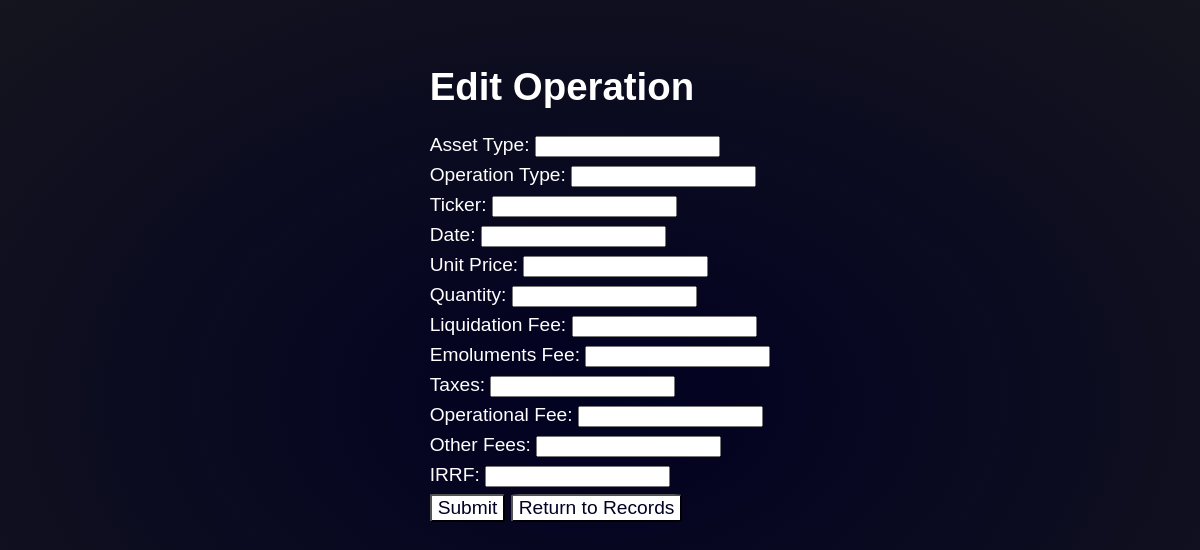
Page /edit/118 on the earlier database version.
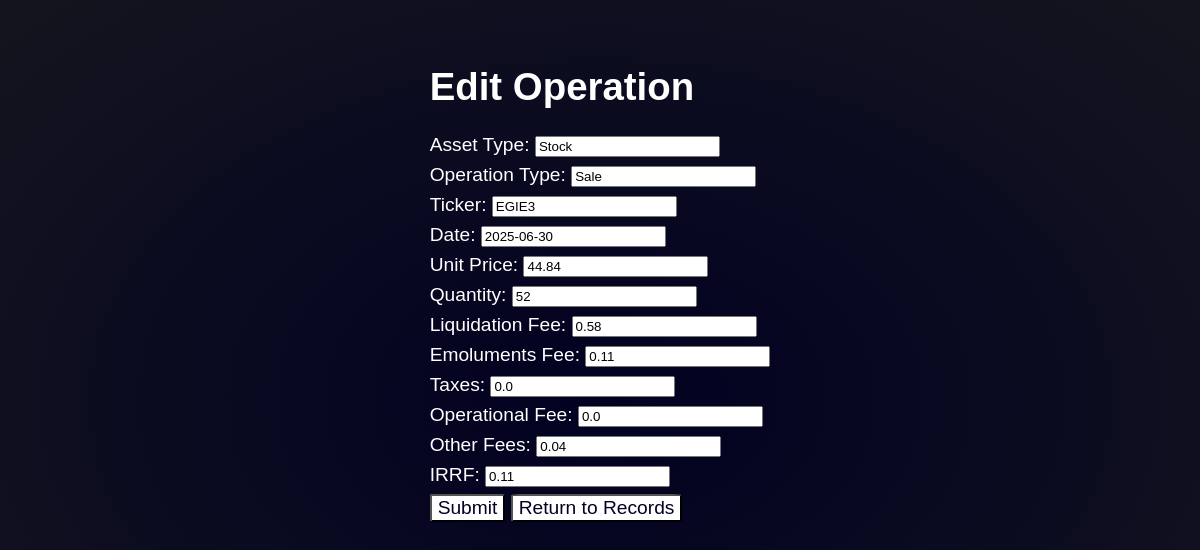
Same page on the later database version.
### tables this page shows
CREATE TABLE operations (
            id INTEGER PRIMARY KEY AUTOINCREMENT,
            asset_type TEXT NOT NULL,
            operation_type TEXT NOT NULL,
            ticker TEXT NOT NULL,
            date TEXT NOT NULL,
            unit_price REAL NOT NULL,
            quantity INTEGER NOT NULL,
            liquidation_fee REAL NOT NULL,
            emoluments_fee REAL NOT NULL,
            taxes REAL NOT NULL DEFAULT 0,
            operational_fee REAL NOT NULL DEFAULT 0,
            other_fees REAL NOT NULL DEFAULT 0,
            irrf REAL NOT NULL DEFAULT 0,
            timestamp DATETIME NOT NULL
        );

### app.py (the view)
@app.route("/edit/<int:id>", methods=["POST", "GET"])
def edit(id):
    operation = get_operation_by_id(id)
    page = request.args.get("page", 1)
    return render_template("edit.html", operation=operation, page=page)

### utils.py (called while the page is built)
def get_operation_by_id(id):
    dir_path = os.path.join(os.getcwd(), "database")
    connection = sqlite3.connect(os.path.join(dir_path, "operations.db"))
    cursor = connection.cursor()
    cursor.execute("SELECT * FROM operations WHERE id = ?", (id,))
    operation = cursor.fetchone()
    connection.close()
    return operation

### templates/edit.html (shortened to what this page needs)
<!DOCTYPE html>
<html lang="en">
<head>
    <link rel="stylesheet" href="{{ url_for('static', filename='style.css') }}">
</head>
<body>
    <h1>Edit Operation</h1>
    <form action="/edit/commit/{{ operation[0] }}" method="POST" onsubmit="showSuccessPopup(event)">
        <label for="asset_type">Asset Type:</label>
        <input type="text" id="asset_type" name="asset_type" value="{{ operation[1] }}"><br>
        <label for="operation_type">Operation Type:</label>
        <input type="text" id="operation_type" name="operation_type" value="{{ operation[2] }}"><br>
        <label for="ticker">Ticker:</label>
        <input type="text" id="ticker" name="ticker" value="{{ operation[3] }}"><br>
        <label for="date">Date:</label>
        <input type="text" id="date" name="date" value="{{ operation[4] }}"><br>
        <label for="unit_price">Unit Price:</label>
        <input type="text" id="unit_price" name="unit_price" value="{{ operation[5] }}"><br>
        <label for="quantity">Quantity:</label>
        <input type="text" id="quantity" name="quantity" value="{{ operation[6] }}"><br>
        <label for="liquidationFee">Liquidation Fee:</label>
        <input type="text" id="liquidationFee" name="liquidationFee" value="{{ operation[7] }}"><br>
        <label for="emolumentsFee">Emoluments Fee:</label>
        <input type="text" id="emolumentsFee" name="emolumentsFee" value="{{ operation[8] }}"><br>
        <label for="taxes">Taxes:</label>
        <input type="text" id="taxes" name="taxes" value="{{ operation[9] }}"><br>
        <label for="operationalFee">Operational Fee:</label>
        <input type="text" id="operationalFee" name="operationalFee" value="{{ operation[10] }}"><br>
        <label for="otherFees">Other Fees:</label>
        <input type="text" id="otherFees" name="otherFees" value="{{ operation[11] }}"><br>
        <label for="irrf">IRRF:</label>
        <input type="text" id="irrf" name="irrf" value="{{ operation[12] }}"><br>
        <button type="submit">Submit</button>
        <span><button type="button" onclick="window.location.href='/records?page={{ page }}'">Return to Records</button></span>
    </form>
</body>
</html>

### static/style.css (style rules this page uses)
html { height: 100%; display: flex; justify-content: center; }
body, button { font-family: sans-serif; font-size: 1.2rem; }
body { margin: 15px; padding: 2vw; background-image: radial-gradient(rgb(1, 1, 34) 0vw, rgb(29, 29, 29) 100vw); color: #ffffff; align-items: center; }
input, select { margin-bottom: 7px; }
button { border-radius: 5%; background-color: #ffffff; color: rgb(1, 1, 34); }
form { align-items: center; }

Differences in the rows shown:
added operations: asset_type "Stock", operation_type "Sale", ticker "EGIE3", date "2025-06-30", unit_price "44.84", quantity "52", liquidationFee "0.58", emolumentsFee "0.11", taxes "0.0", operationalFee "0.0", otherFees "0.04", irrf "0.11"
